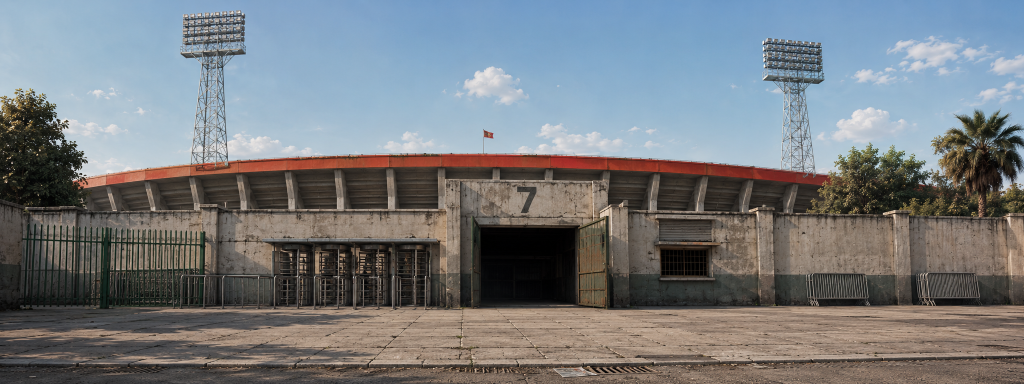
#> input picture brand/source/life-2026-09/gate7.png, 2048 x 768 px (shown at 1/2 size)
$ python -i ingest-2026-09b.py   (imports and definitions only)
#> lines starting #> are read from the running program, lines starting #| are printed output that depends on the picture
#!/usr/bin/env python3
"""
המסירה השנייה — the art that answers the prompt pack, ingested.

  WORKER_ART=<folder> python3 scripts/life/ingest-2026-09b.py [--only backdrops,sheets]

`docs/life/ART-PROMPTS.md` was written on 3.9.2026 because the graphics in this build
were the weakest thing in it: every backdrop was a RECTANGLE OF A CONCEPT BOARD, some of
them upscaled more than four times, and the protagonist was an illustrated child standing
in a painted photograph. The pack asked for twenty-two specific frames at specific sizes.
Twenty-two frames came back. This script is the other half of that exchange.

**What is different from `ingest-2026-09.py`, and why this is a second file.**

The first delivery introduced whole-frame backdrops and green-screen sheets, and that
script is the record of how they were cut — crop boxes, split lines and all, tuned by
hand over several passes. Re-opening it to bolt a second delivery onto its constant
tables would put two deliveries' worth of hand-tuned numbers in one namespace, and the
first set would stop being re-runnable on its own. So the pipeline is IMPORTED and the
data is separate: `write()`, `key_flat()`, `despill()` and the de-yellow all come from
there and from `build-art.py`, and nothing in this file redefines a treatment.

**The one genuinely new idea: rows and figures are FOUND, not typed in.**

The first script carries pixel boxes for every row of every sheet, which is a fine way to
cut a sheet you have in front of you and a bad way to cut the next one — a delivery that
comes back 40px taller silently slices a head off. These sheets are keyed first and then
measured: `row_bands()` projects the alpha onto the vertical axis and returns the runs of
rows that actually contain a figure, so a two-row sheet reports two bands wherever they
happen to sit. The only thing stated by hand is HOW MANY figures each row holds, which is
a fact about the drawing rather than about the file, and `slice_row_n` already takes it.

**Two names in the code do not exist in the art, on purpose.**

`PLANNED_FIGURE` listed `soldier-rifle` and `soldier-aim`. The prompt pack asked for the
soldier sheet with `IMPORTANT: no weapons in any frame`, and the sheet that came back has
none. Those two names are therefore not "still waiting" — they are retired, here and in
`art.ts`, because the protagonist of this game is a child growing up and the brief is
explicit that nothing dangerous is ever offered to him as an option. A name left in the
list is a scene somebody writes later.
"""
import argparse
import importlib.util
import json
import os

from PIL import Image

HERE = os.path.dirname(os.path.abspath(__file__))
ROOT = os.path.abspath(os.path.join(HERE, '..', '..'))
OUT = os.path.join(ROOT, 'public/life/art')
ART = os.environ.get('WORKER_ART', os.path.join(ROOT, 'brand/source/life-2026-09b'))


def _load(name, filename):
    spec = importlib.util.spec_from_file_location(name, os.path.join(HERE, filename))
    mod = importlib.util.module_from_spec(spec)
    spec.loader.exec_module(mod)
    return mod


# [1 line that did not run here, left out]
# [1 line that did not run here, left out]
# [1 line that did not run here, left out]

# [1 line that did not run here, left out]
# [1 line that did not run here, left out]
# A portrait plate is read at the size of a dialogue box, not at the size of a person.
MAX_FACE_H = 260


def deyellow_place(im):
    """
    צהוב במקום, לא על חולצה — clear the yellow band without repainting the ground.

    `build-art.deyellow` moves a SATURATED yellow off the band by rotating its hue to 26°.
    That is the correct treatment for the thing rule 8 was written about: a shirt, a flag,
    a badge, a printed page — an object whose colour is a claim about somebody.

    It is the wrong treatment for a place. Bloomfield's interior came back painted at hue
    44, saturation 0.62 across the whole pitch — a dry, sun-bleached, late-May playing
    surface, which is what that pitch looked like — and the rule caught it correctly and
    rotated a third of the frame to terracotta. A football ground the colour of a plant
    pot passes the scanner and fails the eye.

    So a backdrop leaves the band the OTHER way: hue stays where the painter put it, and
    saturation is capped under the scanner's threshold. `count_yellow` reads zero either
    way — that is the whole property, and it is a property of saturation as much as of
    hue — while the pitch stays a pale khaki-green and a yellow awning stays an awning.
    Every figure, prop and document in this project still goes through the rotation.
    """
    rgb = im.convert('RGB')
    px = rgb.load()
    w, h = rgb.size
    moved = 0
    for y in range(h):
        for x in range(w):
            p = px[x, y]
            hh, s, v = ba.rgb_to_hsv(*p)
            if s <= ba.SAFE_SAT or v < ba.VAL_MIN or not (ba.HUE_MIN <= hh <= ba.HUE_MAX):
                continue
            q = ba.hsv_to_rgb(hh, ba.safe_sat(s), v)
            if q != p:
                px[x, y] = q
                moved += 1
    if im.mode == 'RGBA':
        rgb = rgb.convert('RGBA')
        rgb.putalpha(im.split()[-1])
    return rgb, moved


# =================================================================================
# BACKDROPS
#
# Fifteen frames, and every one of them REPLACES a file that is already in the build
# under the same key. That is the point rather than a risk to be managed: `bedroom` and
# `kitchen` were 4× upscales of a panel, `stand` was a crop, and the walk band of each
# scene is a pair of fractions that has to be re-measured against whatever painting sits
# under it. The scene file is where that recalibration lives; this script's only job is
# to put an honest, correctly-sized painting under it.
#
# `keep` is a crop applied BEFORE anything else, as fractions of the delivered frame.
# It exists for exactly one reason: a 16:9 room drawn with a metre of ceiling above the
# door wastes a third of the texture on plaster nobody looks at, and the walk band gets
# squeezed into the bottom quarter of the screen as a result. Cropping the ceiling is not
# a correction of the painting — it is the framing decision the game needs and the
# painting cannot know about.
# =================================================================================
BACKDROPS = [
    # --- the rooms ----------------------------------------------------------------
    #
    # The kitchen REPLACES a heavily upscaled crop of a concept panel — the 4.3× the
    # prompt pack opened with — and is drawn straight-on with a wide empty floor, which is
    # the one thing a walk band actually needs. Two takes of it came back, a cooler and a
    # warmer; the cooler ships and the warmer stays in the source folder against the day a
    # scene wants an afternoon.
    #
    # `living.png` is in that folder and is NOT ingested, and the reason is worth writing
    # down because it is not about the painting. The flat's living room has three ways out
    # of it — the street, the kitchen, the child's bedroom — and the new painting has two
    # doors. Worse, `home` carries a `livingTable` LAYER: the old room's coffee table, cut
    # out so the child can walk behind it, which is the one thing that makes that room a
    # place rather than a photograph. The new room has no coffee table, so the layer would
    # float over bare terrazzo. Two doors and a ghost table is not an upgrade. It is the
    # right painting for a different flat, and the 1990s chapter needs one.
    ('kitchen', 'kitchen.png', None),
    # The old `kiosk` was a shopfront seen from the street. The scene has always been an
    # INTERIOR the child walks into, so the backdrop and the scene disagreed about where
    # the player was standing. This is the inside: counter, shelves, the ice-cream chest,
    # and the doorway back out to the street on the left where the exit already is.
    ('kiosk', 'kiosk.png', None, True),

    # --- the outdoors -------------------------------------------------------------
    # The old pitch had ten painted boys frozen on it forever, which is the exact flaw
    # the street was repainted to fix in September: a place with people painted into it
    # cannot have people in it. This one is empty, and the game's own children play on it.
    ('pitch', 'pitch.png', None),

    # --- Bloomfield ----------------------------------------------------------------
    #
    # `stand` is the single most important backdrop in this game and it was the worst: an
    # ILLUSTRATED AERIAL of the whole bowl, which is a map rather than a place — the child
    # stood at 86 minutes on a drawing that had no ground in it and no rail to hold. This
    # one is the terrace at a child's eye level: concrete underfoot, a crash barrier, and
    # somebody's red-and-white scarf tied to it. `bloomfield-inside` already carries a
    # `rail` hotspot labelled המעקה; the art has now caught up with the scene.
    ('stand', 'stand.png', None),
    # `corridor` was a placeholder from the day the tunnel scene was written — a dim
    # interior that stood in for a tunnel because there was no tunnel. This is the tunnel:
    # the mouth of it, the light at the end of it, and a full stand beyond.
    ('corridor', 'tunnel.png', None),
    # New key, no scene yet. The concourse under the stand — raking columns, turnstiles, a
    # cart selling something — which is the beat between the gate and the terrace that the
    # chapter currently skips. It ships now so the 1983–2000 plan can call for it by name
    # rather than describe it (rule 43).
    ('undercroft', 'ground.png', None),

    # --- Ussishkin, for the basketball chapter --------------------------------------
    ('ussExt', 'ussExt.png', None),
    ('ussHall', 'ussHall.png', None),
    # New key. The same hall an hour earlier: half-full, players warming up, a man
    # carrying a crate of bottles across the floor. A place is two paintings — before and
    # during — far more cheaply than it is two scenes.
    ('ussHallPre', 'ussHallPre.png', None),
]

# --- מה שלא נכנס, ולמה --------------------------------------------------------------
#
# Three frames of this delivery are staged in `brand/source/life-2026-09b` and are NOT
# ingested, and saying so here is cheaper than rediscovering it in a month:
#
#   street.png   — the same street, same camera, same kerb line as the one shipping,
#                  with the kiosk shutter DOWN, cars at the kerb and the graffiti faded.
#                  It is an afternoon, not a replacement. Taking it would orphan
#                  `streetFore`/`streetGround`, which are registered to the shipping
#                  plate, and throw away a walk band and eleven dressing fractions that
#                  were measured against it. It is the right art for "the street at four
#                  o'clock" the moment a scene can hold two paintings.
#   gate7.png    — the queue at the orange door, from inside the concourse. Beautiful,
#                  and it has a dozen people painted into it and a walk band that recedes
#                  diagonally. The shipping gate7 is straight-on and has the number 7 on
#                  it, which is the whole point of that gate.
#   reveal.png   — the bowl in daylight from the corner. The shipping `reveal` is the
#                  terrace at night, packed, under flares, with a scarf held up. That one
#                  is the reveal.


# =================================================================================
# CHARACTER SHEETS
#
# `(file, keyer, rows)` where each row is `(count, [names])`. Rows are FOUND by
# `row_bands()`; only the count and the names are stated, because those are facts about
# what was drawn rather than about where it landed in the file.
# =================================================================================
SHEETS = [
    # ---- פוגי, גיל שמונה: הליכה אמיתית ------------------------------------------
    #
    # Eight frames, and the reason this matters more than it sounds: the game has been
    # walking the protagonist on TWO frames since the September pass, because two was
    # what the sheet held. Two side-on strides read as walking and were honest about the
    # drawing; eight is a walk. `KID_WALK` in `art.ts` grows to match and nothing else
    # in the runtime changes — which is what that comment promised would happen.
    ('pogi-walk8.png', 'green', [
        (8, [f'pogi-w{i}' for i in range(1, 9)]),
    ]),

    # ---- פוגי, גיל שלוש-עשרה ------------------------------------------------------
    ('pogi-teen.png', 'green', [
        (7, ['teen', 'teen-3q', 'teen-side', 'teen-back', 'teen-walk', 'teen-pockets', 'teen-cross']),
        (7, ['teen-sit', 'teen-lean', 'teen-crouch', 'teen-cheer', 'teen-scarf', 'teen-look', 'teen-away']),
    ]),

    # ---- משה סיני ------------------------------------------------------------------
    #
    # The footballer on the bedroom wall, and — because this is a life simulation and not
    # a football game — a man in a shirt and slacks in the second row. Both rows are the
    # same person, which is the entire argument for drawing a player twice.
    ('sinai.png', 'green', [
        (7, ['sinai', 'sinai-3q', 'sinai-side', 'sinai-back', 'sinai-ball', 'sinai-kick', 'sinai-cheer']),
        (7, ['sinai-civA', 'sinai-civB', 'sinai-civC', 'sinai-civD', 'sinai-point', 'sinai-civE', 'sinai-civF']),
    ]),

    # ---- שלום תקוה ------------------------------------------------------------------
    # Home red on the top row, away white on the bottom, and the last away frame wears
    # the captain's armband — which is the one detail that makes a second kit worth
    # drawing rather than a recolour.
    ('tikva.png', 'green', [
        (7, ['tikva', 'tikva-3q', 'tikva-side', 'tikva-back', 'tikva-ball', 'tikva-kick', 'tikva-cheer']),
        (7, ['tikva-away', 'tikva-away-smile', 'tikva-away-side', 'tikva-away-back',
             'tikva-away-ball', 'tikva-point', 'tikva-captain']),
    ]),

    # ---- פוגי חייל, 1996 ------------------------------------------------------------
    #
    # Fourteen poses and not one weapon, which was stated in the prompt and honoured in
    # the delivery. `soldier-rifle` and `soldier-aim` are gone from `art.ts` in the same
    # commit; the names that survive all describe something the sheet actually contains.
    ('soldier.png', 'green', [
        (7, ['soldier', 'soldier-stand', 'soldier-side', 'soldier-back',
             'soldier-march', 'soldier-pack', 'soldier-crate']),
        (7, ['soldier-tired', 'soldier-shout', 'soldier-tie', 'soldier-away',
             'soldier-lean', 'soldier-look', 'soldier-beret']),
    ]),

    # ---- אופיר, גיל עשרים ------------------------------------------------------------
    # Seven poses of the same twenty-year-old, replacing six plates that were cut from an
    # older board. Mixing the two would put two different faces under one name, which is
    # the exact failure the Pogi rewrite was for.
    ('ofir90.png', 'green', [
        (7, ['ofir90', 'ofir90-3q', 'ofir90-side', 'ofir90-back',
             'ofir90-sitA', 'ofir90-arms', 'ofir90-walk']),
    ]),
]

# ---- לוח הפנים -------------------------------------------------------------------
#
# The two portrait stages are the only things in this project written WITHOUT a colour
# table, and the reason is measurable rather than aesthetic. A plate is 60% flat cream and
# 15% face; both quantisers allocate by where the pixels are — the octree by position in
# the RGB cube, median cut by population — and on this histogram both spend their budget
# on cream and map the lit side of the child's cheek to the nearest entry they kept. Five
# portraits arrived with holes punched in their faces, twice, by two different methods.
# The plates are 210 pixels wide and cost 60KB as painted, so the exception is cheap and
# the rule is unharmed: `count_yellow` still runs on the file that is written, and it
# still reads zero. Everything else in this delivery keeps the table.
#
# Not a green screen: a warm cream ground, which `key_flat` handles without knowing the
# difference because it samples the corner rather than assuming a hue. Six heads were
# asked for and the sixth ran off the right edge of the delivered frame, so five ship and
# the sixth is not faked from a crop of another one — a half-portrait stretched to width
# is exactly the sort of thing this project does not do.
FACE_SHEET = ('pogi-face.png', 6, ['facePogi', 'facePogi-smile', 'facePogi-wide',
                                  'facePogi-shout', 'facePogi-down', None])

# ---- הפנים של השחקנים -------------------------------------------------------------
#
# ---- מה שלא נחתך כאן ---------------------------------------------------------------
#
# Empty, and deliberately. The first version of this stage cut head-and-shoulders busts
# out of the Sinai sheet, and they were a mistake twice over: `public/life/art` already
# holds seven `faceSinai*` plates cut from an older board, and the figure in the sheet is
# 407 pixels tall, so a bust of him is a 121-pixel thumbnail — smaller and softer than the
# plates it would have replaced.
#
# The real problem it exposed is not a cropping problem: those seven plates are a
# DIFFERENT man's face from the one now walking around as `sinai`, and the same is true of
# the nine `faceSoldier*` plates. Fixing that properly means a portrait sheet for each of
# them, the way the child got one — five plates painted as portraits beat any number of
# crops — and that is a line in the prompt pack, not a slice box here.
BUSTS = []


# [226 lines left out: functions row_bands, slice_by_gaps, cut_sheet, main, not called in this run]


# [2 lines not run here, left out]

>>> import cv2
>>> picture = cv2.imread('../../brand/source/life-2026-09/gate7.png', cv2.IMREAD_GRAYSCALE)
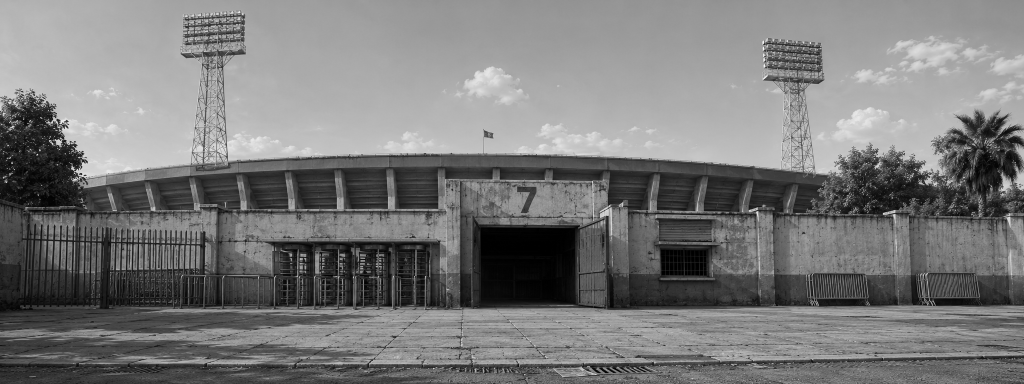
#> picture: shape (768, 2048) (shown at 1/2 size); min 0, max 254, mean 120.7
#> (the run stopped early here; a loop or call above may not have finished)

$ run again, on brand/source/life-2026-09/approach.png
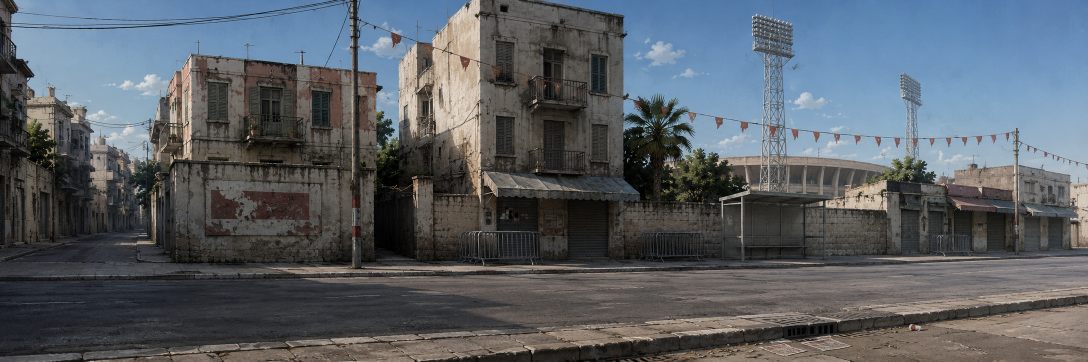
#> input picture brand/source/life-2026-09/approach.png, 2176 x 723 px (shown at 1/2 size)
#> `picture = cv2.imread('../../brand/source/life-2026-09/gate7.png', cv2...`:
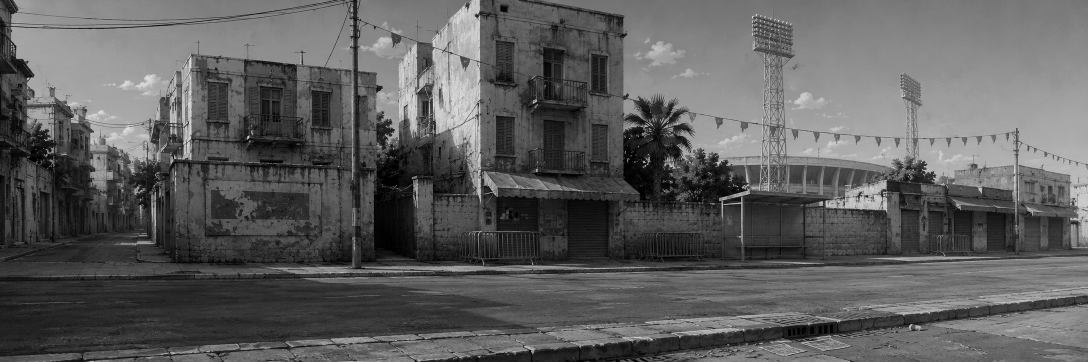
#> picture: shape (723, 2176) (shown at 1/2 size); min 0, max 255, mean 93.4
